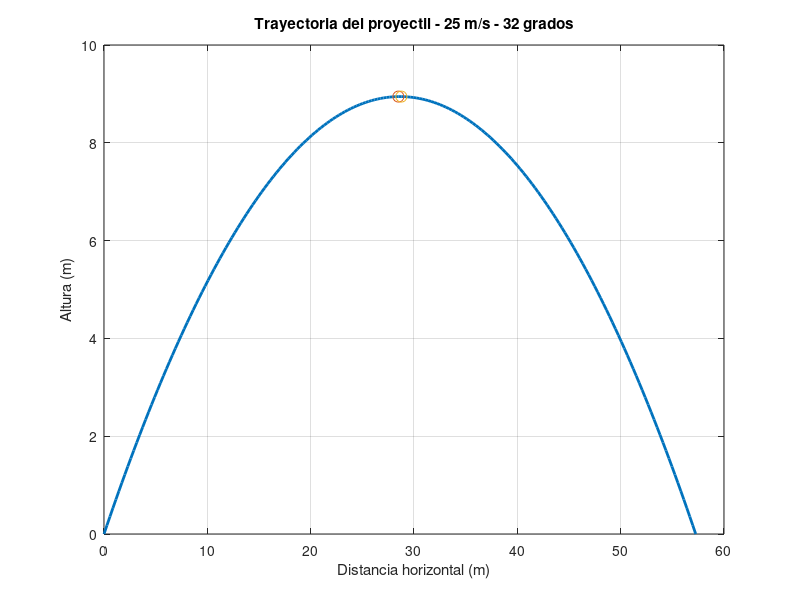

MATLAB code to generate this figure:
% BANCO DE EJERCICIOS - SIMULACION DE PROYECTILES

clc;
clear;
close all;

% Gravedad
g = 9.81;

% Generar datos aleatorios para cada ejercicio
v0 = randi([20, 50]);       % Velocidad entre 20 y 50 m/s
angulo = randi([20, 70]);   % Angulo entre 20 y 70 grados

% Convertir grados a radianes
theta = deg2rad(angulo);

% Calcular tiempo total de vuelo
tiempo_total = (2 * v0 * sin(theta)) / g;

% Crear intervalo de tiempo
t = linspace(0, tiempo_total, 200);

% Calcular posiciones
x = v0 * cos(theta) .* t;
y = v0 * sin(theta) .* t - (g * t.^2) / 2;

% Calcular resultados
alcance = max(x);
altura_maxima = max(y);

% Mostrar datos del ejercicio
fprintf('\n========================================\n');
fprintf('       BANCO DE EJERCICIOS\n');
fprintf('     SIMULACION DE PROYECTILES\n');
fprintf('========================================\n\n');

fprintf('Velocidad inicial: %d m/s\n', v0);
fprintf('Angulo de lanzamiento: %d grados\n', angulo);
fprintf('Tiempo de vuelo: %.2f segundos\n', tiempo_total);
fprintf('Altura maxima: %.2f metros\n', altura_maxima);
fprintf('Alcance aproximado: %.2f metros\n', alcance);

% Graficar trayectoria
figure;

plot(x, y, 'LineWidth', 2);

grid on;

xlabel('Distancia horizontal (m)');
ylabel('Altura (m)');

title(sprintf('Trayectoria del proyectil - %d m/s - %d grados', ...
    v0, angulo));

% Marcar punto de altura máxima
hold on;
plot(x(y == max(y)), max(y), 'o', 'MarkerSize', 8);

hold off;
